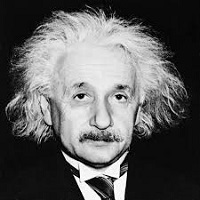
%> input picture image3.gif, 200 x 200 px
$ octave --eval "cerinta5;"   (GNU Octave 9; MATLAB toolbox functions it lacks are replaced by stand-ins)
%> lines starting %> are read from the running program, lines starting %| are printed output that depends on the picture
### cerinta3.m
%RATA ANDREI 313CD
function [A_k, S] = cerinta3(image, k)
  A = imread(image);
  [m, n] = size(A);
  A = double(A); % se face conversia pentru a obtine numere reale
  coloana = 1;
  for i = 1:m
    s = 0;
    for j = 1:n
      s = s + A(i,j);
    endfor

    u(coloana) = s/n; % aici se calculeaza media
    coloana++;
  endfor
  u = u'; % aici am transpus deoarece am avut nevoie ca 'u' sa fie vect col.
  %pasul 1
  for j = 1:n
    A(:,j) = A(:,j) - u;
  endfor
  %pasul 2
  Z = A'/sqrt(m-1);
  %pasul 3
  [U,S,V] = svd(Z);
  %pasul 4
  for i = 1:k
    W(:,i) = V(:,i);
  endfor
  %pasul 5
   Y = W'*A;
  %pasul 6
   A_k = W*Y + u;
  %pasul 7
endfunction

### cerinta5.m
function cerinta5()
     A = imread("image3.gif");
%> A is the input picture: size 200x200x3 uint8; min 0, max 255, mean 95.1
     [m,n] = size(A);
%> m = 200; n = 600
     k = 100;
     [A_k, S] = cerinta3("image3.gif", k);
%> after the loop in cerinta3, `for i = 1:m`: coloana = 201; u = 200 values, max 161.4 at index 80, min 10.17 at index 4, mean 95.06
%> after the loop in cerinta3, `for j = 1:n`:
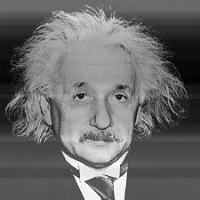
%> A: size 200x200x3 double; min -158, max 217.7, mean 0; drawn with min black and max white
%> the run ends on the next line
     subplot(2,2 ,1);
     plot(diag(S));
     aux = 1;
     capat = min(m,n);
     while aux <= k
      suma1 = 0;
      suma2 = 0;
      for i = 1:aux
        suma1 = suma1 + S(i,i); % se calculeaza prima suma
      endfor

      for i = 1:capat
        suma2 = suma2 + S(i,i);
      endfor
      task2(aux) = suma1/suma2; %se calculeaza a doua suma

      aux++;

     endwhile
     subplot(2,2,2);
     plot(task2);
     aux = 1;
     while aux <= k
       [B, S] = cerinta3("image3.gif", aux);
       B = double(B);%se face conversia pentru a obtine numere reale
       A = double(A);%----''----''-----''----''----''------''-------
       suma3 = 0;
       for i =1:m
         for j =1:n
           intermediar = A(i,j) - B(i,j);
           produs = intermediar*intermediar;
           suma3 = suma3 + produs;

         endfor
        endfor
      task3(aux) = suma3/(m*n);
      aux++;
     endwhile
     subplot(2,2,3);
     plot(task3);
     aux = 1;
     while aux <= k
       suma_produs = 2*aux + 1; % se calculeaza rata de compresie
       numar = suma_produs / n;
       task4(aux) = numar;
       aux++;
     endwhile
        subplot(2,2,4);
        plot(task4);


endfunction
 % OBS !!!!! Singura diferenta fata de cerinta 2 este forumula de calcul de la
 % de la al patrulea grafic si functia B este aflata folosind cerinta 4
